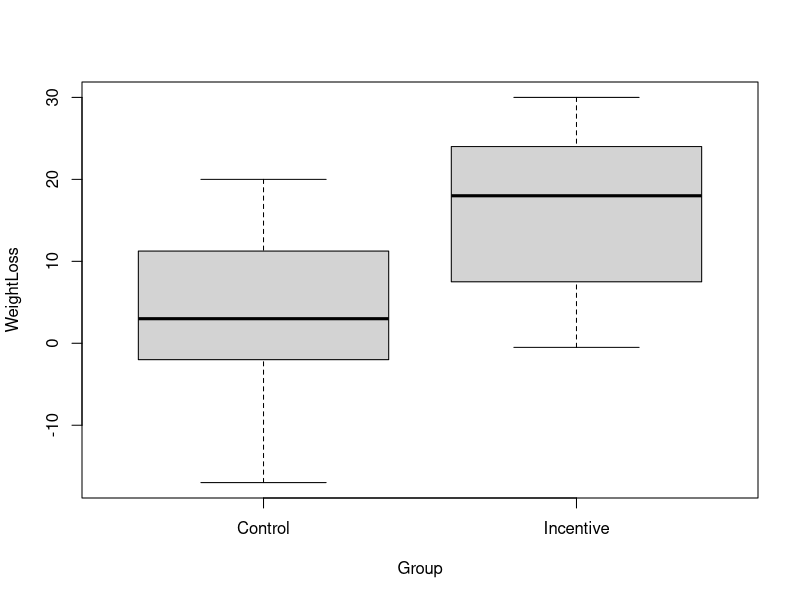
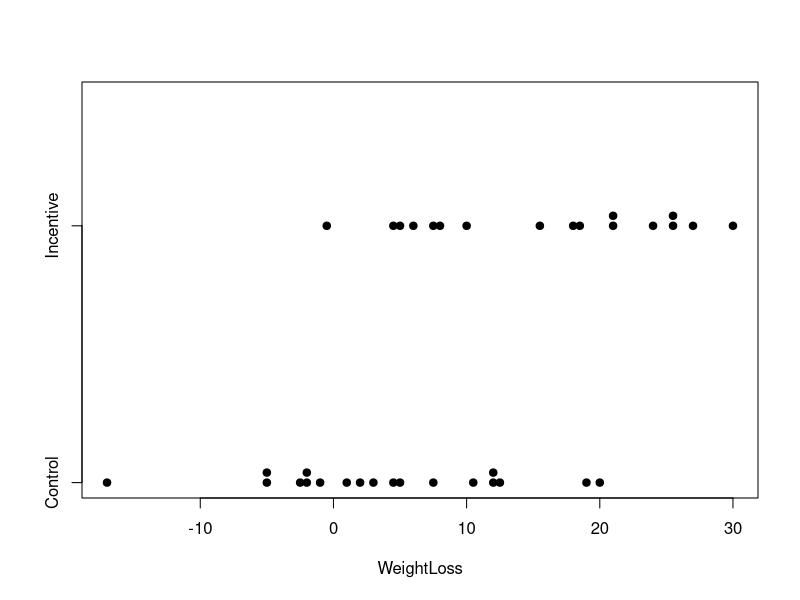
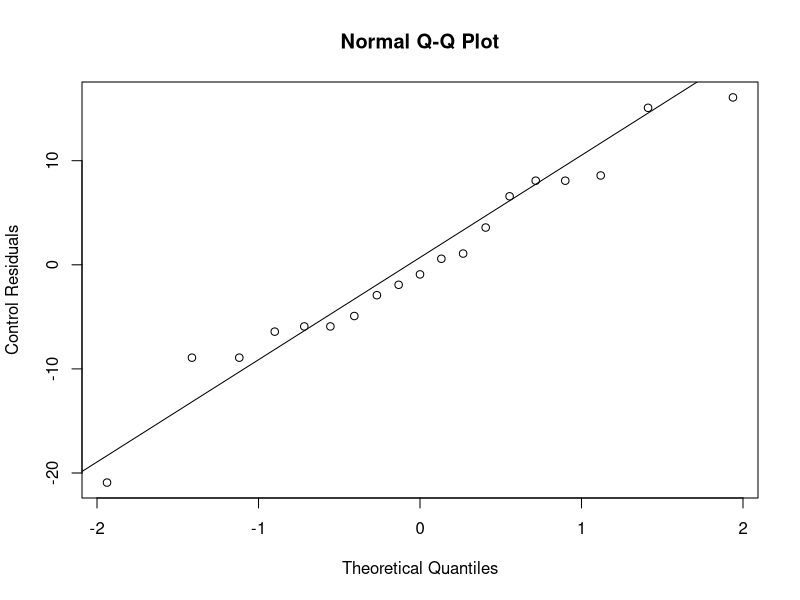
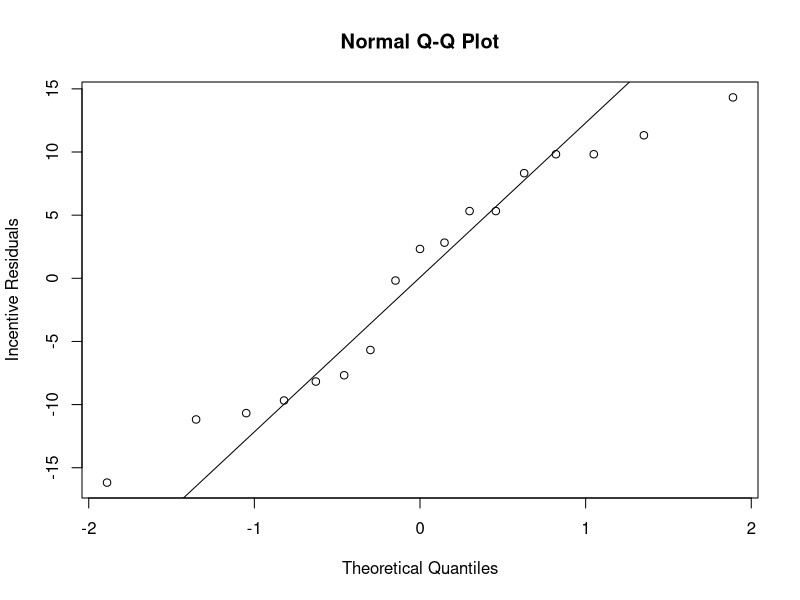

Reproduce these figures in R, in order.
# load weightloss4 file
weightloss <- read.csv("data/weightloss.csv", header = TRUE)
attach(weightloss)

# produce cooperative boxplots
boxplot(WeightLoss ~ Group)
# produce cooperative dotplots
stripchart(WeightLoss ~ Group, method = "stack", pch = 20, cex = 1.5)
# find the n, mean, and sd for each condition
# We could find each item individually
# note the double equals sign...
# a single equals sign is an arithmetic operator
# a double equals sign is a logical operator (tests True/False)
mu.Control <- mean(WeightLoss[Group == "Control"])
# OR use tapply function to see both conditions at once
tapply(WeightLoss, Group, length)
tapply(WeightLoss, Group, mean)
tapply(WeightLoss, Group, sd)
# Create a table for the n, mean, and sd according to condition
n <- tapply(WeightLoss, Group, length)
mean <- tapply(WeightLoss, Group, mean)
SD <- tapply(WeightLoss, Group, sd)
cbind(n, mean, SD)
# round table output to 2 decimal places
round(cbind(n, mean, SD), 2)
# t-test
t.test(WeightLoss ~ Group)
# Look at Residuals (many steps to follow)
# Treat Group condition as numeric (Control=0 and Incentive=1)
# Place the numeric condition in a new column called GroupNumeric
GroupNumeric <- as.numeric(Group == "Incentive")
mu.control <- mean(WeightLoss[GroupNumeric == 0])
mu.incentive <- mean(WeightLoss[GroupNumeric == 1])
# Now we're taking steps to make a column that will contain the correct mean for the condition of Group variable
# Notice how the math works:
# For all people in the control group, where GroupNumeric=0, the red group below will = 0, and we will be left with the green group (mu.control * 1)
# For all people in the control group, where GroupNumeric=1, the green group below will = 0, and we will be left with the red group (mu.incentive * 1)
Fit <- mu.control * (1 - GroupNumeric) + mu.incentive * GroupNumeric
# Find Residuals (Difference from observed values and mean)
Resid <- WeightLoss - Fit
# Put them all together
cbind(WeightLoss, Fit, Resid)
# We already have t-statistic, but we can also calculate it manually
# compare each result with the computer output from the t-test
sdc <- sd(WeightLoss[Group == "Control"])
sdi <- sd(WeightLoss[Group == "Incentive"])
nc <- length(WeightLoss[Group == "Control"])
ni <- length(WeightLoss[Group == "Incentive"])
t.stat <- (mu.control - mu.incentive) / sqrt(sdc^2 / nc + sdi^2 / ni)
# Check the Residuals
# The qqnorm function computes a normal probability plot
# The qqline function adds a reference line to this plot to help assess the straightness of the normal plot
qqnorm(Resid[Group == "Control"], ylab = "Control Residuals")
qqline(Resid[Group == "Control"])
qqnorm(Resid[Group == "Incentive"], ylab = "Incentive Residuals")
qqline(Resid[Group == "Incentive"])
# Effect size
# We know from the p-value that the difference of 11.76 pounds is too big to be
# due to the random assignment of subjects to groups (chance).
# We know from the margin of error that with 95% confidence, the incentive is worth
# between 5.5 and 18.1 pounds.
# What we don't know yet is how much of a difference 11.76 pounds actually matters.
# The effect size is the ratio of observed differences (differences in means) to the
# standard deviation for person-to-person differences (pooled sd)
# =(abs(mu1-mu2))/(pooled sd)
# numerator
num <- abs(mu.control - mu.incentive)
# denominator
den <- sqrt(((nc - 1) * sdc^2 + (ni - 1) * sdi^2) / (nc + ni - 2))
effect <- num / den
# This tells us that the effect of the incentive is 127% as big as the typical size of
# the difference between you and an average person.
